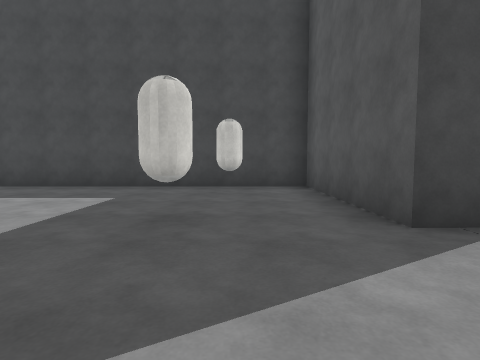
View 1 (above)

16 first-person views from a walk through a scene from a Unity 3-D project. The camera is 1.2 m above the floor, tilts 4° down and sees 80° across. The floor is counted in squares, 2 m on a side. Each view is taken from the middle of a square. On the plan, view 1 faces up. The plan holds only what a view shows up to about 9 squares ahead; the rest is blank. The place goes on beyond the plan. The player character is not drawn. Surface patterns are stand-ins for the level's own textures.

View 2
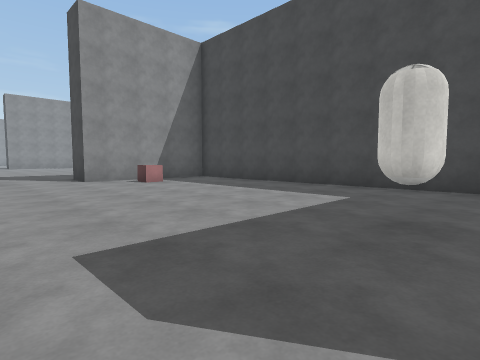

View 3
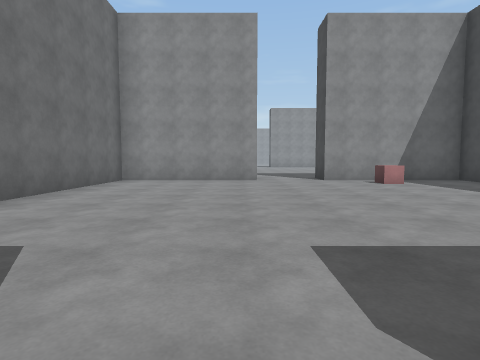

View 4
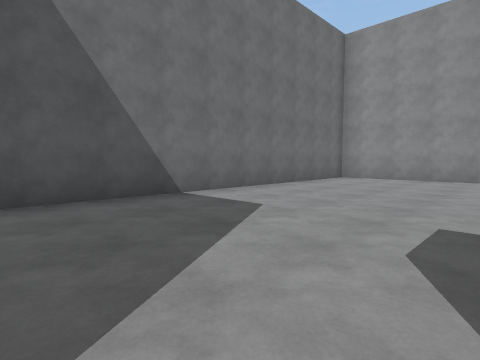

View 5
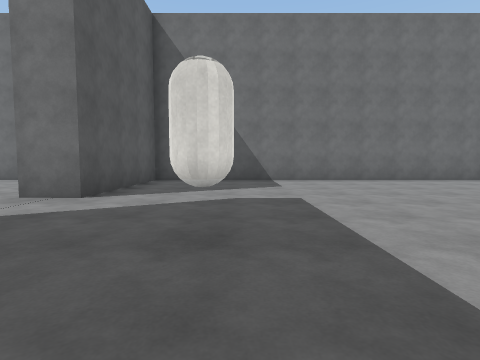

View 6
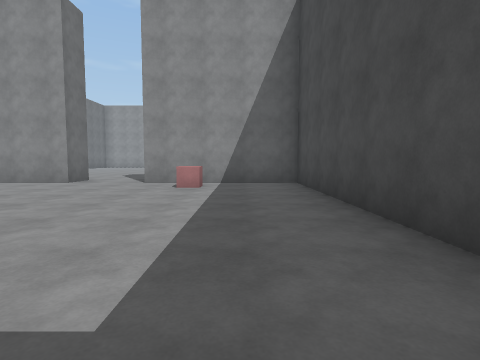

View 7
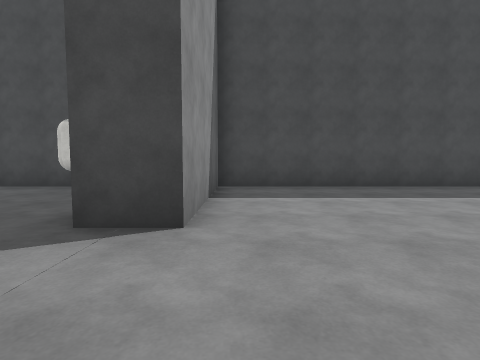

View 8
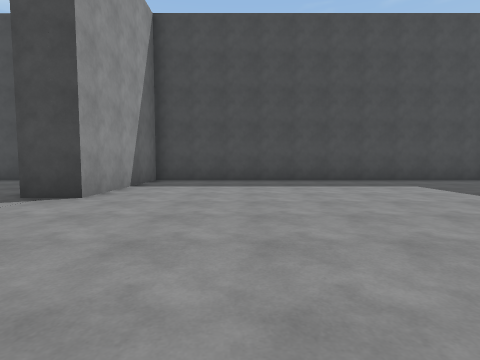

View 9
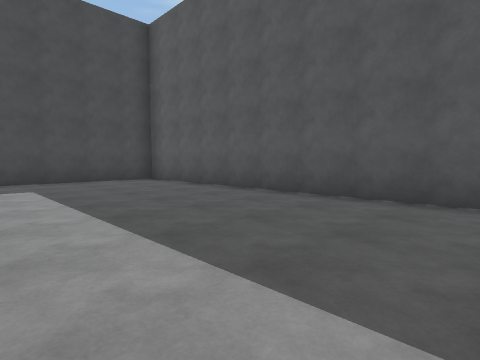

View 10
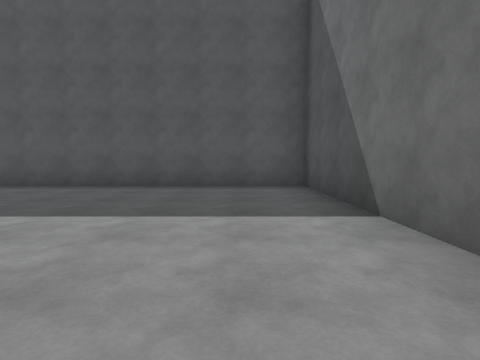

View 11
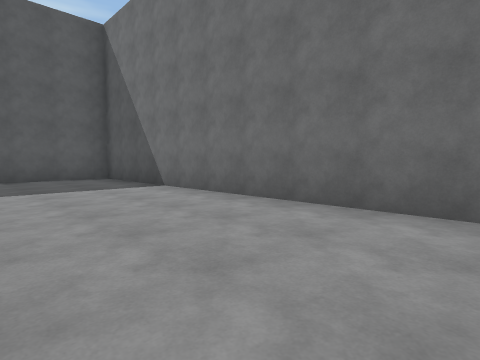

View 12
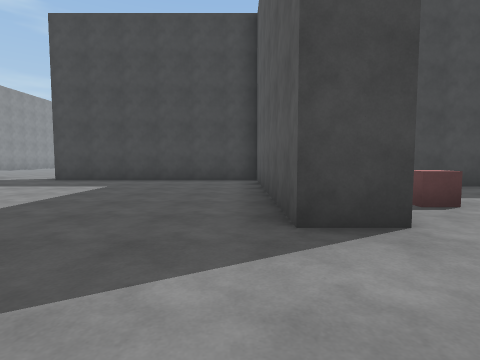

View 13
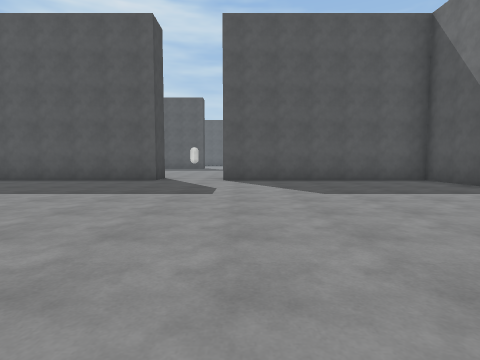

View 14
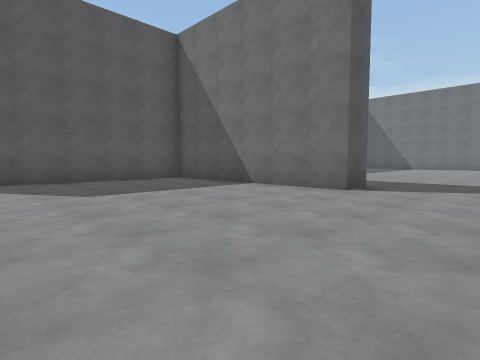

View 15
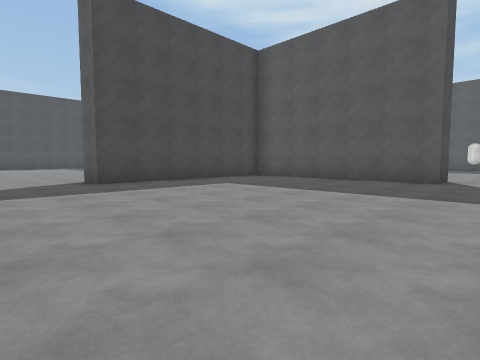

View 16
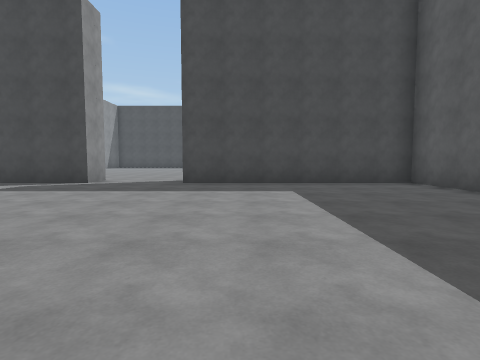

### Floor plan
Ten units are one square. View 1 is at (0, 0); x grows to the right and y downward. Boxes are objects, and circles mark ways between rooms. Rooms are numbered by the first view taken in them; rooms with no view inside come last. Other rooms are left out.
<svg viewBox="-190 -102 320 162">
<path fill="none" stroke="#000" d="M25 -25 15 -25 15 -65 -85 -65 -85 -25M-85 -5 -85 35 15 35 15 -5 25 -5M32 35 125 35 125 -65 25 -65 25 -25M-85 -25 -95 -25 -95 -85 -155 -85 -155 -95M-155 55 -95 55 -95 -5 -85 -5M-180 -95 -180 -85 -185 -85"/>
<rect x="-85" y="-45" width="10" height="10" fill="#bbb"><title>cube</title></rect>
<rect x="-15" y="-35" width="10" height="10" fill="#bbb"><title>capsule</title></rect>
<rect x="-5" y="-55" width="10" height="10" fill="#bbb"><title>capsule</title></rect>
<circle cx="20" cy="-15" r="3" fill="#2a7"/>
<circle cx="-90" cy="-15" r="3" fill="#2a7"/>
<text x="-30" y="-20">1</text>
<text x="70" y="-20">2</text>
<text x="-140" y="-20">3</text>
</svg>
Room 1 opens to room 2. Room 1 opens to room 3.

Where each view was taken, in squares from view 1:
view 1: 0 up, 0 right, facing up
view 2: 0 up, 0 right, facing up-left
view 3: 0 up, 0 right, facing left
view 4: 1 up, 1 right, facing down-left
view 5: 5 up, 1 left, facing down
view 6: 5 up, 1 left, facing left
view 7: 0 up, 3 right, facing up
view 8: 2 down, 5 right, facing up
view 9: 2 down, 8 right, facing up-right
view 10: 2 down, 6 right, facing right
view 11: 0 up, 3 right, facing down-right
view 12: 0 up, 10 left, facing up
view 13: 0 up, 18 left, facing right
view 14: 0 up, 18 left, facing down-right
view 15: 1 up, 18 left, facing up-right
view 16: 1 up, 14 left, facing up
